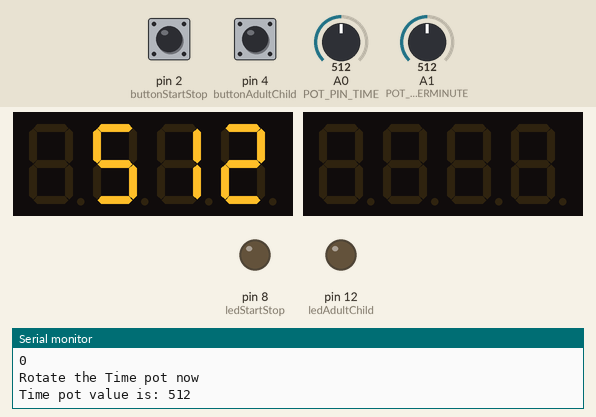
A sketch run on a simulated Arduino Uno, built with avr-gcc and run on an emulated ATmega328P. On the bench: 2 × 4-digit seven-segment display, output pins drawn as LEDs (lit = HIGH), the last lines printed to the serial monitor. Inputs (shaded band) come from the test bench; at power-on: pin 2 (buttonStartStop) HIGH, pin 4 (buttonAdultChild) HIGH, A0 (POT_PIN_TIME) = 512, A1 (POT_PIN_BEATSPERMINUTE) = 512.

Above: at 11.2 s.
At 43.71 s:
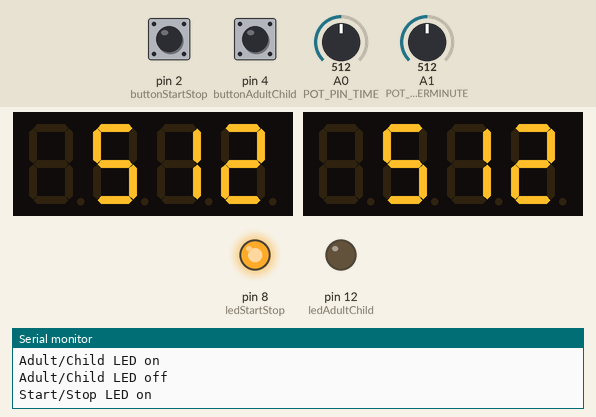
At 87.1 s:
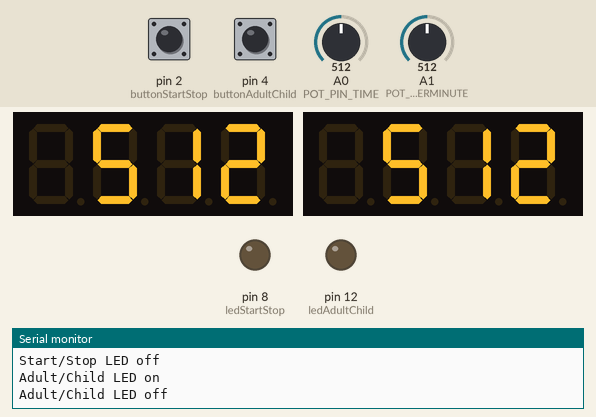
At 129.74 s:
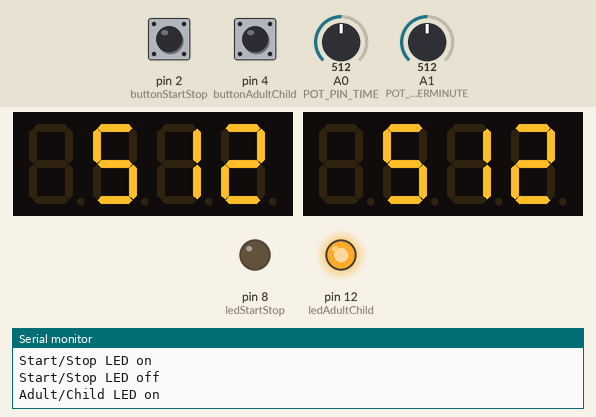
Timing chart, 0 to 130.0 s (numbered marks = the images above):
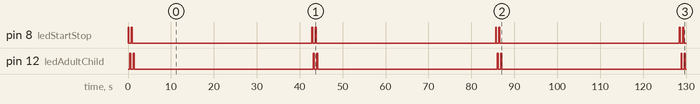

The sketch:

Hardware_Test.ino
```cpp
#include <Wire.h> // Enable this line if using Arduino Uno, Mega, etc.
#include <Adafruit_GFX.h>
#include "Adafruit_LEDBackpack.h"
#define POT_PIN_TIME A0 // Input from TIME pot
#define POT_PIN_BEATSPERMINUTE A1 // Input from BEATSPERMINUTE pot

Adafruit_7segment displayTime = Adafruit_7segment();// Add time display
Adafruit_7segment displayBeatsPerMinute = Adafruit_7segment(); // Add BeatsPerMinute display
int buttonStartStop = 2; //Set pin 2 for Start/Stop button
int buttonAdultChild = 4; //Set pin 4 for Adult/Child button
int ledStartStop = 8; // Set pin 8 for Start/Stop button LED
int ledAdultChild = 12; //Set pin 12 for Adult/Child button LEDs

void setup() {

  pinMode(buttonStartStop,INPUT_PULLUP); //button is active low
  pinMode(buttonAdultChild,INPUT_PULLUP); //button is in Child mode when pressed (low); Adult mode when released (high).
  pinMode(ledStartStop,OUTPUT);
  pinMode(ledAdultChild,OUTPUT);

  Serial.begin(9600);
  displayTime.begin(0x70);
  displayBeatsPerMinute.begin(0x71);
}

void loop() {

  for (int x=0; x < 2; x++) {  //Loop to test button LEDs.  Turn them on and off sequentially.
      digitalWrite(ledStartStop, HIGH);
      Serial.println ("Start/Stop LED on");
      delay (200);

      digitalWrite(ledStartStop, LOW);
      Serial.println ("Start/Stop LED off");
      Serial.println ();
      delay (200);

      digitalWrite(ledAdultChild, HIGH);
      Serial.println ("Adult/Child LED on");
      delay (200);

      digitalWrite(ledAdultChild, LOW);
      Serial.println ("Adult/Child LED off") ;
      Serial.println ();
      delay (200);
  }

  delay (1000); //Hold after completion of for loop


    //Test the green Start/Stop button
   int buttonStartStopVal = 0;
   Serial.println ("Push the green Start/Stop button now") ;

   for (int x=0; x < 100; x++) {
     	buttonStartStopVal = digitalRead(buttonStartStop);
  		buttonStartStopVal = !buttonStartStopVal; //Invert button state to make turn LED on when button is depressed

  		digitalWrite(ledStartStop, buttonStartStopVal);
  		Serial.print ("Start/Stop button value is: ");
  		Serial.println (buttonStartStopVal);

	  }

	  buttonStartStopVal=0; //Turn off ledStartStop
  	digitalWrite(ledStartStop, buttonStartStopVal);
  	Serial.println (buttonStartStopVal);
	  delay (1000);

    //Test the yellow Adult/Child button
	  int buttonAdultChildVal = 0;
    Serial.println ("Repeatedly press the yellow Adult/Child button now") ;
	  for (int x=0; x < 100; x++) {

	  	buttonAdultChildVal = digitalRead(buttonAdultChild);
	  	buttonAdultChildVal = !buttonAdultChildVal; //Invert button state to make turn LED on when button is depressed

	  	digitalWrite(ledAdultChild, buttonAdultChildVal);
	  	Serial.print ("Adult/Child button value is: ");
	  	Serial.println (buttonAdultChildVal);

    }

	  buttonAdultChildVal=0;
  	digitalWrite(ledAdultChild, buttonAdultChildVal);
  	Serial.println (buttonAdultChildVal); //Turn off ledAdultChild
	  delay (1000);

    //Check time pot and display.  Print to serial and time display
   Serial.println ("Rotate the Time pot now") ;
   for (int x=0; x < 100; x++) {
	  	int timePotValue = analogRead(POT_PIN_TIME);
	  	Serial.print("Time pot value is: ");
	  	Serial.print(timePotValue);
	  	Serial.println();
	  	displayTime.print(timePotValue);
	  	displayTime.writeDisplay();
	  	delay(100);
   }
   delay(1000);

  //Check beatsPerMinute pot and display.  Print to serial and time display.
   Serial.println ("Slide the Beats Per Minute pot now") ;
   for (int x=0; x < 100; x++) {

	  	int beatsPerMinutePotValue = analogRead(POT_PIN_BEATSPERMINUTE);
	  	Serial.print("Beats Per Minute pot value is: ");
	  	Serial.print(beatsPerMinutePotValue);
	  	Serial.println();
	  	displayBeatsPerMinute.print(beatsPerMinutePotValue);
	  	displayBeatsPerMinute.writeDisplay();

	  	delay(100);
	}
	delay(10000);
}
```

Measured:
- by itself, pin 8 (ledStartStop), pin 12 (ledAdultChild): repeats every 42.8 s: LOW 0.60 s, HIGH 0.20 s, LOW 41.8 s, HIGH 0.20 s
- what the display in image 0 shows lasts 11.4 s, from 11.1 s to 22.5 s
